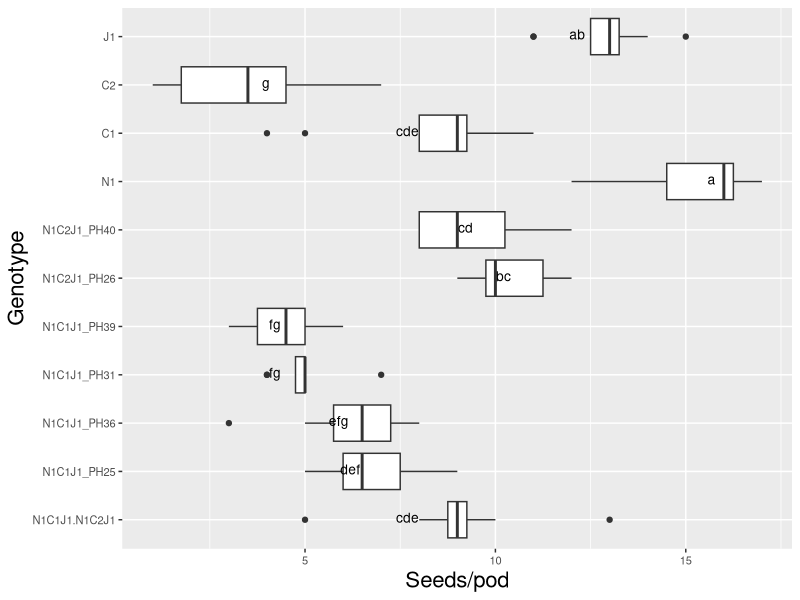

Source code (R):
# Comparison 2XY: Novel allohexaploids

#load packages 
install.packages("multcompView")
install.packages("viridis")
install.packages("viridisLite")
library(viridis)
library(viridisLite)
library(tidyverse)
library(dplyr)
library(ggplot2)
library(ggpubr)
library(datasets)
library(multcompView)


# vollständige Rohdatentabelle laden ######
getwd()
DATA <- read_csv("EPPN raw data complete 220419.csv")
View(DATA)


#drop first column
DATA = DATA[,2:37]
View(DATA)

#### subsetting #####
comp_N1C1J1_N1C2J1 <- DATA[DATA$Genotype %in% c("N1", "C1", "C2", "J1", 
                                         "N1C1J1_PH25", "N1C1J1_PH36", "N1C1J1_PH31", "N1C1J1_PH39", 
                                         "N1C2J1_PH26", "N1C2J1_PH40", 
                                         "N1C1J1.N1C2J1"), ]
head(comp_N1C1J1_N1C2J1)
View(comp_N1C1J1_N1C2J1)


# ANOVA, Tukey & Boxplot with CLD according to Rosane Rech##########################################################
# loading the appropriate libraries
library(datasets)

#remove previous objects
rm(anova)
rm(tukey)
rm(cld)
rm(Tk)

# analysis of variance
anova <- aov(seeds_per_pod ~ Genotype, data = comp_N1C1J1_N1C2J1)
summary(anova)

# Tukey's test
tukey <- TukeyHSD(anova)
print(tukey)

# compact letter display
cld <- multcompLetters4(anova, tukey)
print(cld)

# table with factors and 3rd quantile
Tk <- group_by(comp_N1C1J1_N1C2J1, Genotype) %>%
  summarise(mean = round(mean(seeds_per_pod, na.rm = TRUE), digits = 1), quant = round(quantile(seeds_per_pod, probs = 0.75, na.rm = TRUE), digits = 1)) %>%
  arrange(desc(mean)) #WICHTIG: arrange(desc(mean)) muss hier rein!!!

# extracting the compact letter display and adding to the Tk table
cld <- as.data.frame.list(cld$Genotype)
Tk$cld <- cld$Letters
print(Tk) # print dient der Überprüfung: Mittelwerte und Letter code 
# in der gleichen Reihenfolge angeordnet?

# Reorder factor levels in comp_N1C1J1_N1C2J1
comp_N1C1J1_N1C2J1ord <- comp_N1C1J1_N1C2J1                             
comp_N1C1J1_N1C2J1ord$Genotype <- factor(comp_N1C1J1_N1C2J1ord$Genotype,     
                                  levels = c("N1C1J1.N1C2J1",
                                             "N1C1J1_PH25", "N1C1J1_PH36", "N1C1J1_PH31", "N1C1J1_PH39", 
                                             "N1C2J1_PH26", "N1C2J1_PH40", 
                                             "N1", "C1", "C2", "J1"))

Tkord <- Tk
Tkord$Genotype <- factor(Tkord$Genotype,     
                         levels = c("N1C1J1.N1C2J1",
                                    "N1C1J1_PH25", "N1C1J1_PH36", "N1C1J1_PH31", "N1C1J1_PH39", 
                                    "N1C2J1_PH26", "N1C2J1_PH40", 
                                    "N1", "C1", "C2", "J1"))

#boxplot seeds_per_pod N5C2J2
ggplot(comp_N1C1J1_N1C2J1ord, aes(Genotype, seeds_per_pod)) + 
  geom_boxplot() +
  labs(x="Genotype", y="Seeds/pod") +
  geom_text(data = Tkord, aes(x = Genotype, y = quant, label = cld), color = "black", size = 3.5, vjust = 0.3, hjust = 3) +
  coord_flip() +
  theme(axis.title = element_text(size = 16),
        legend.text = element_text(size = 12),
        legend.title= element_blank(),
        axis.title.x = element_text(size = 16),
        axis.title.y = element_text(size = 16),
        axis.text.x = element_text(size = 8),
        axis.text.y = element_text(size = 8)) 
